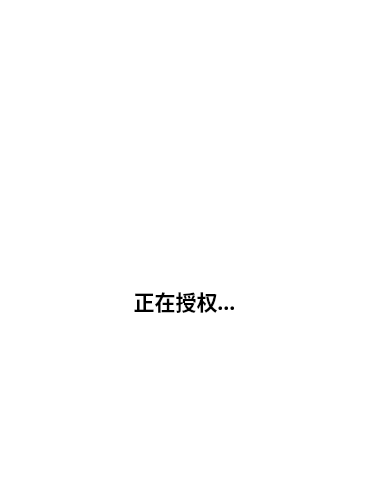
<?xml version="1.0" encoding="UTF-8"?>
<ui version="4.0">
 <class>aliLogincircling</class>
 <widget class="QWidget" name="aliLogincircling">
  <property name="geometry">
   <rect>
    <x>0</x>
    <y>0</y>
    <width>367</width>
    <height>501</height>
   </rect>
  </property>
  <property name="windowTitle">
   <string>Form</string>
  </property>
  <widget class="QLabel" name="label">
   <property name="geometry">
    <rect>
     <x>109</x>
     <y>280</y>
     <width>151</width>
     <height>41</height>
    </rect>
   </property>
   <property name="font">
    <font>
     <family>Adobe Pi Std</family>
     <pointsize>16</pointsize>
     <weight>75</weight>
     <bold>true</bold>
    </font>
   </property>
   <property name="text">
    <string>正在授权...</string>
   </property>
   <property name="alignment">
    <set>Qt::AlignCenter</set>
   </property>
  </widget>
  <widget class="RefreshCicle1" name="circle" native="true">
   <property name="geometry">
    <rect>
     <x>100</x>
     <y>83</y>
     <width>166</width>
     <height>166</height>
    </rect>
   </property>
   <property name="styleSheet">
    <string notr="true">QWidget{background-color: transparent;}</string>
   </property>
  </widget>
  <widget class="QWidget" name="widget" native="true">
   <property name="geometry">
    <rect>
     <x>0</x>
     <y>0</y>
     <width>367</width>
     <height>501</height>
    </rect>
   </property>
   <property name="styleSheet">
    <string notr="true">QWidget{background-color: rgb(255, 255, 255)}</string>
   </property>
  </widget>
  <widget class="QLabel" name="logo">
   <property name="geometry">
    <rect>
     <x>117</x>
     <y>100</y>
     <width>131</width>
     <height>131</height>
    </rect>
   </property>
   <property name="text">
    <string/>
   </property>
   <property name="pixmap">
    <pixmap resource="img/imgsource.qrc">:/Alilogo.PNG</pixmap>
   </property>
   <property name="alignment">
    <set>Qt::AlignCenter</set>
   </property>
  </widget>
  <zorder>widget</zorder>
  <zorder>label</zorder>
  <zorder>logo</zorder>
  <zorder>circle</zorder>
 </widget>
 <customwidgets>
  <customwidget>
   <class>RefreshCicle1</class>
   <extends>QWidget</extends>
   <header location="global">refreshcircle1.h</header>
   <container>1</container>
  </customwidget>
 </customwidgets>
 <resources>
  <include location="img/imgsource.qrc"/>
 </resources>
 <connections/>
</ui>
